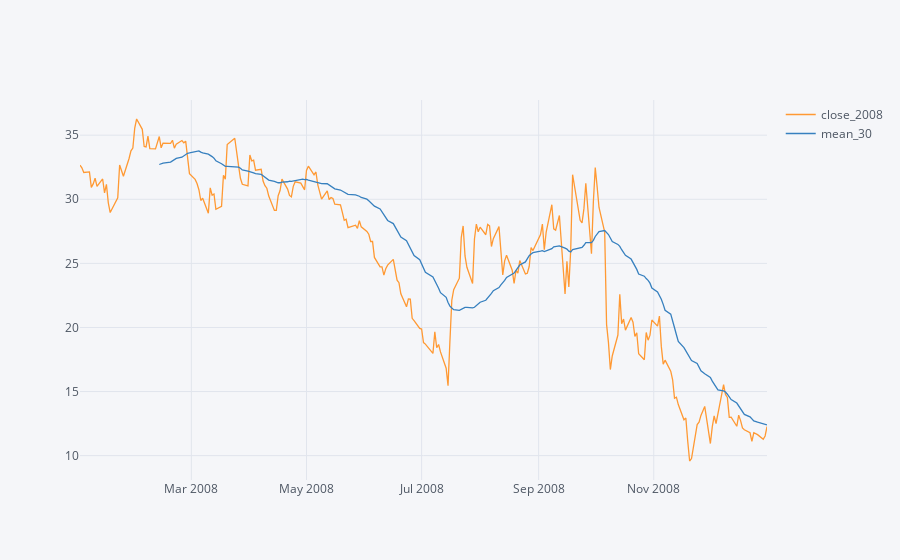

Source (notebook cell):
### Markdown cell above
## Moving Averages

Let's analyze the moving averages for these stocks in the year 2008. 

** Plot the rolling 30 day average against the Close Price for Bank Of America's stock for the year 2008**

### Code cell
bac = pd.DataFrame()
bac['close_2008'] = bank_stocks['BAC']['Adj Close']['2008']
bac['mean_30'] = close_bac.rolling(window=30).mean()
bac.iplot()

### Figure 1 — Plotly figure (JSON) as saved in the notebook; plotly's stock layout.template omitted (floating-point values rounded to 4 significant figures; data arrays with more than 128 entries replaced by an {"elided": "..."} marker saying what was removed)
{"data": [{"line": {"color": "rgba(255, 153, 51, 1.0)", "dash": "solid", "shape": "linear", "width": 1.3}, "mode": "lines", "name": "close_2008", "text": "", "type": "scatter", "x": {"elided": "253 str values"}, "y": {"elided": "253 float values"}}, {"line": {"color": "rgba(55, 128, 191, 1.0)", "dash": "solid", "shape": "linear", "width": 1.3}, "mode": "lines", "name": "mean_30", "text": "", "type": "scatter", "x": {"elided": "253 str values"}, "y": {"elided": "253 mixed values"}}], "layout": {"legend": {"bgcolor": "#F5F6F9", "font": {"color": "#4D5663"}}, "paper_bgcolor": "#F5F6F9", "plot_bgcolor": "#F5F6F9", "title": {"font": {"color": "#4D5663"}}, "xaxis": {"gridcolor": "#E1E5ED", "showgrid": true, "tickfont": {"color": "#4D5663"}, "title": {"font": {"color": "#4D5663"}, "text": ""}, "zerolinecolor": "#E1E5ED"}, "yaxis": {"gridcolor": "#E1E5ED", "showgrid": true, "tickfont": {"color": "#4D5663"}, "title": {"font": {"color": "#4D5663"}, "text": ""}, "zerolinecolor": "#E1E5ED"}}}
